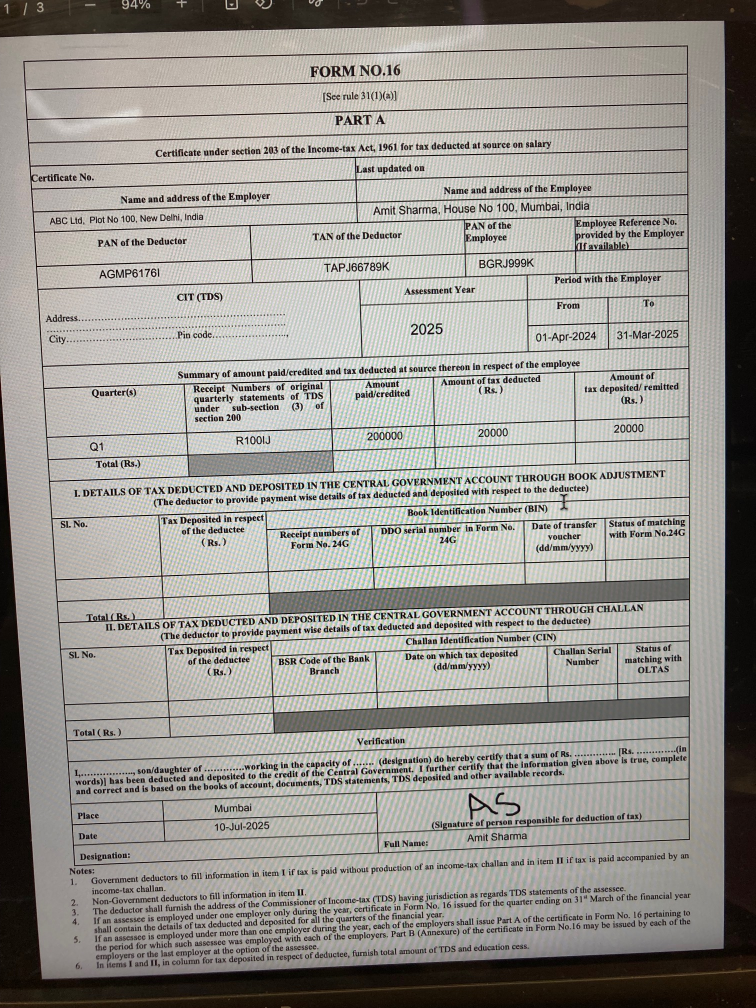
#> input picture document_scanning_ocr/assets/Form2.jpg, 1512 x 2016 px, found by its file name (shown at 1/2 size)
$ python main.py
#> lines starting #> are read from the running program, lines starting #| are printed output that depends on the picture
#> further down, image is the input picture: shape (2016, 1512, 3); mean B, G, R 145.6, 151, 153.4
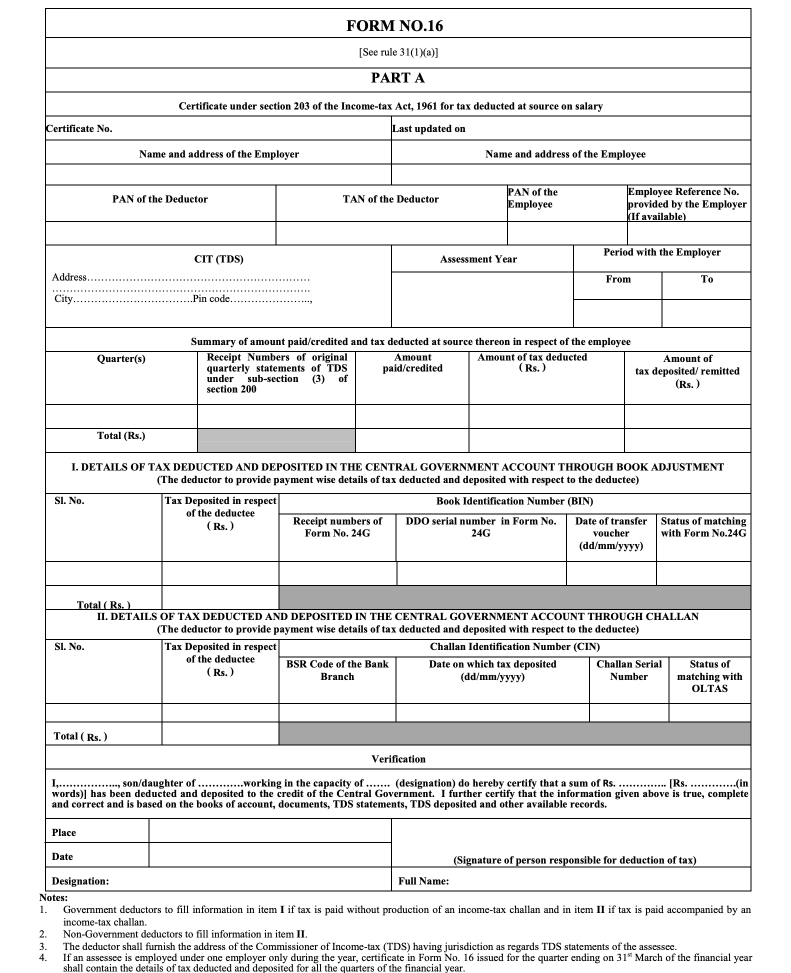
#> input picture document_scanning_ocr/assets/Template.png, 1582 x 1946 px, found by its file name (shown at 1/2 size)
#> further down, template is the input picture: shape (1946, 1582, 3); min 0, max 255, mean 233
#| (1946, 1582, 3)
### document_scanning_ocr/align_images.py
import cv2
import numpy as np
import imutils

def align_images(image, template, max_features=500, keep_percent=0.2, debug=False):

    # Convert to Gray scale
#> called with max_features = 500, keep_percent = 0.2, debug = False
    image_gray = cv2.cvtColor(image, cv2.COLOR_BGR2GRAY)
    image_gray = cv2.GaussianBlur(image_gray, (5,5), 0)

    template_gray = cv2.cvtColor(template, cv2.COLOR_BGR2GRAY)
    template_gray = cv2.GaussianBlur(template_gray, (5,5), 0)

    # use orb to detect key points and local binary invariants
    orb = cv2.ORB_create()
    (kpsA, descsA) = orb.detectAndCompute(image_gray, None)
#> kpsA = 500 keypoints; strongest (x, y, size): (857, 665, 44.6), (824, 667, 31), (856, 666, 37.2), (940, 1590, 53.6)
    (kpsB, descsB) = orb.detectAndCompute(template_gray, None)
#> kpsB = 502 keypoints; strongest (x, y, size): (850, 60, 31), (850, 59, 37.2), (850, 58, 31), (698, 59, 53.6)

    # match features
    method = cv2.DESCRIPTOR_MATCHER_BRUTEFORCE_HAMMING
    matcher = cv2.DescriptorMatcher_create(method)
    matches = matcher.match(descsA, descsB)
#> matches = 500 matches

    #sort matches on distance
    matches = sorted(matches, key=lambda x: x.distance)

    # keep top matches
    keep = int(len(matches) * keep_percent)
#> keep = 100
    matches = matches[:keep]
#> matches = 100 matches

    if debug:
        matchedVis = cv2.drawMatches(image, kpsA, template, kpsB, matches, None)
        cv2.imshow("Matched Key Points", matchedVis)
        cv2.waitKey(0)

    # allocate memory for the keypoints (x, y)-coordinates from the
	# top matches -- we'll use these coordinates to compute our
	# homography matrix
    ptsA = np.zeros((len(matches), 2), dtype="float")
#> ptsA = 100 pairs, first value 0 to 0, second value 0 to 0
    ptsB = np.zeros((len(matches), 2), dtype="float")
#> ptsB = 100 pairs, first value 0 to 0, second value 0 to 0

    # loop over the top matches
    for (i, m) in enumerate(matches):

        # indicate that the two keypoints in the respective images
		# map to each other
        ptsA[i] = kpsA[m.queryIdx].pt
        ptsB[i] = kpsB[m.trainIdx].pt
#> this loop made 100 passes
#> after the loop, ptsA = 100 pairs, first value 198.7 to 1111.7, second value 134.4 to 1340.7; ptsB = 100 pairs, first value 133 to 1449.6, second value 57.02 to 1592


	# compute the homography matrix between the two sets of matched
	# points
    (H, mask) = cv2.findHomography(ptsA, ptsB, method=cv2.RANSAC)
#> H = [[1.03, -0.0695, 51.32], [0.021, 1.01, -105.3], [-1.55e-05, -4.41e-05, 1]]; mask = 100 values, max 1 at index 1, min 0 at index 0, mean 0.48

    # use the homography matrix to align the images
    (h, w) = template.shape[:2]
#> h = 1946; w = 1582
    aligned = cv2.warpPerspective(image, H, (w, h))
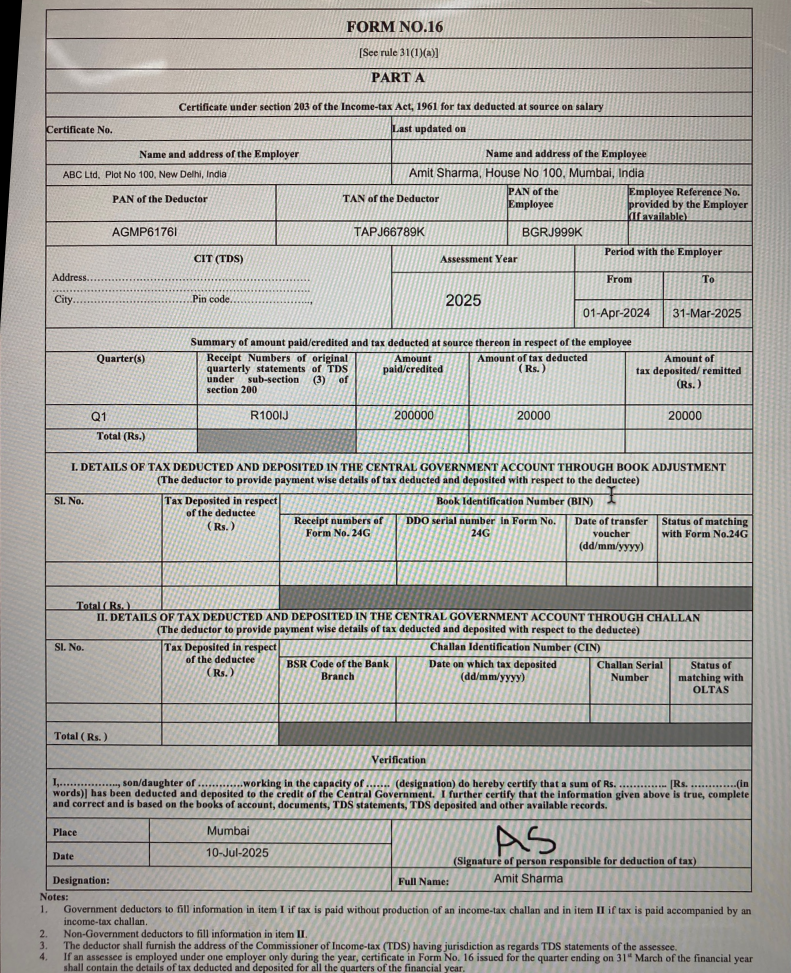
#> aligned: shape (1946, 1582, 3) (shown at 1/2 size); mean B, G, R 164.6, 169.9, 171.5

    # return the aligned image
    return aligned


### document_scanning_ocr/extract_text.py
import cv2
import pytesseract
import re

fields_array = [
    ['employer_address', (97, 330), (775, 365)],
    ['employee_address', (787, 330), (1494, 365)],
    ['employer_PAN', (99, 444), (545, 480)],
    ['employer_TAN', (557, 441), (1008, 480)],
    ['employee_PAN', (1019, 441), (1251, 480)],
    ['assessment_year', (787, 545), (1143, 649)],
    ['employment_from_date', (1150, 600), (1320, 649)],
    ['employment_to_date', (1328, 601), (1499, 649)],
    ['tax_quarter', (95, 812), (390, 850)],
    ['tax_receipt', (398, 812), (706, 850)],
    ['tax_salary', (715, 812), (933, 850)],
    ['tax_deducted', (940, 812), (1245, 850)],
    ['tax_deposited', (1252, 812), (1496, 850)],
    ['sign_place', (301, 1637), (777, 1677)],
    ['sign_date', (301, 1686), (777, 1725)]]


def clear_text(text):
    result = re.search(r'[A-Za-z0-9\-, ]+', text)
    return result.group() if result else ''


def extract_text(image):

    output = {}

    for field in fields_array:

        # Extract Field Details
        field_name = field[0]
        (x_tl, y_tl) = field[1]
        (x_bl, y_br) = field[2]

        # Extract field roi
        roi = image[y_tl:y_br, x_tl:x_bl]

        # OCR on ROI
        text = pytesseract.image_to_string(roi)
        text = text.replace('\n', '') #clear_text(text)

        cv2.rectangle(image, (x_tl, y_tl), (x_bl, y_br), (0, 255, 0), 3 )
        cv2.putText(image, text, (x_tl, y_tl - 10), cv2.FONT_HERSHEY_SIMPLEX, 1, (255, 0, 255), 3)

        # Add to output dictionary
        output[field_name] = text
#> this loop made 1 pass
#> pass 1, in extract_text, `roi = image[y_tl:y_br, x_tl:x_bl]`:
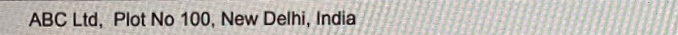
#> roi: shape (35, 678, 3); mean B, G, R 181, 186, 190
#> after the loop, output = 0 items

    cv2.imshow('Image', image)
    cv2.waitKey(0)
    return output

### document_scanning_ocr/main.py
import cv2
from align_images import align_images
from extract_text import extract_text
import matplotlib.pyplot as plt

base_path = './document_scanning_ocr'

image = cv2.imread(base_path + '/assets/Form2.jpg')
template = cv2.imread(base_path + '/assets/Template.png')

print(template.shape)

aligned = align_images(image, template)

#> (the run stopped early here; a loop or call above may not have finished)
